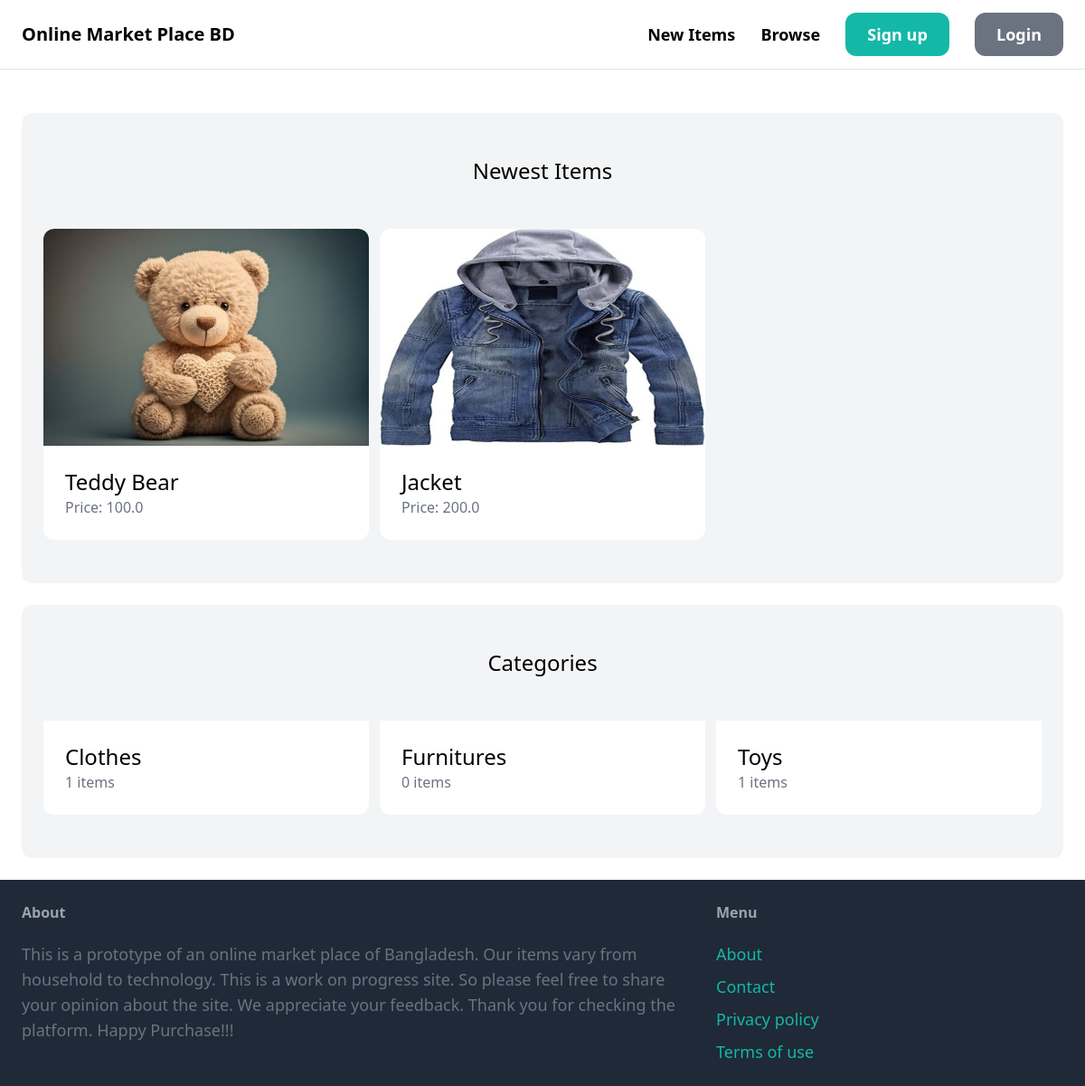
Before: / with the older database file.
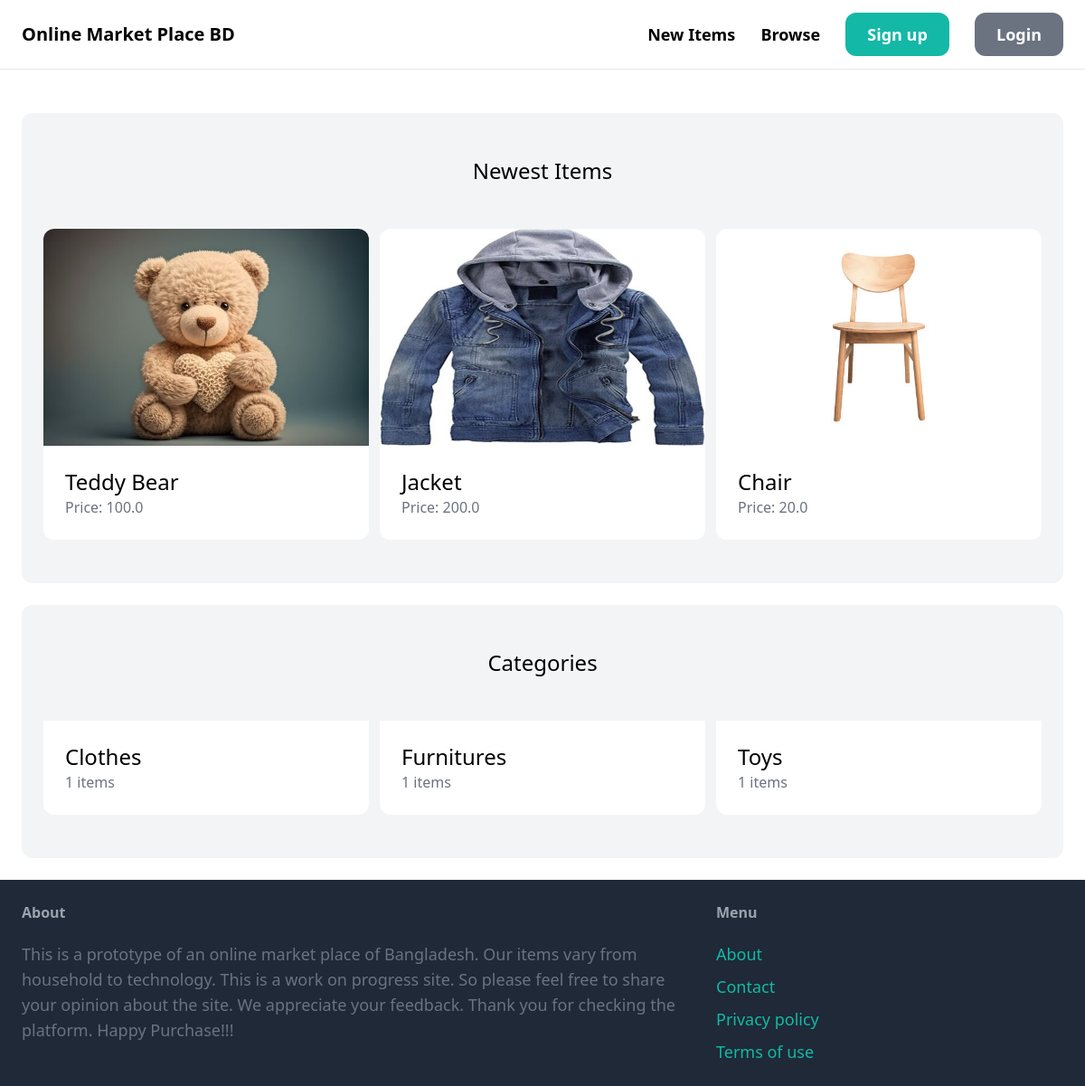
After: the same page with the newer database file.
### item/models.py (models this page shows, shortened)
class Item(models.Model):
    category = models.ForeignKey(Category, related_name='items', on_delete = models.CASCADE)
    name = models.CharField(max_length = 255)
    description = models.TextField(blank=True, null=True)
    price = models.FloatField()
    image = models.ImageField(upload_to='item_images', blank=True, null=True)
    id_sold = models.BooleanField(default=False)
    created_by = models.ForeignKey(User, related_name='items', on_delete=models.CASCADE)
    created_at = models.DateTimeField(auto_now_add=True)

class Category(models.Model):
    name = models.CharField(max_length = 255)
    class Meta:
        ordering = ('name',)
        verbose_name_plural = 'Categories'

### core/views.py (the view)
# urls.py: path('', index, name='index'),
def index(request):
    items = Item.objects.filter(id_sold = False)[0:6]
    categories = Category.objects.all()
    return render(request, 'core/index.html', {
        'categories': categories,
        'items': items,
    })

### core/templates/core/index.html (shortened to what this page needs)
{% extends 'core/base.html' %}
{% block content %}
    <div class="mt-6 px-6 py-12 bg-gray-100 rounded-xl">
        <h2 class="mb-12 text-2xl text-center">Newest Items</h2>
        <div class="grid grid-cols-3 gap-3">
            {% for item in items %}
                <div>
                    <a href="#">
                        <div>
                            <img src="{{ item.image.url }}" class="rounded-t-xl">
                        </div>
                        <div class="p-6 bg-white rounded-b-xl">
                            <h2 class="text-2xl">{{ item.name }}</h2>
                            <p class="text-gray-500">Price: {{ item.price }}</p>
                        </div>
                    </a>
                </div>
            {% endfor %}
        </div>
    </div>
    <div class="mt-6 px-6 py-12 bg-gray-100 rounded-xl">
        <h2 class="mb-12 text-2xl text-center">Categories</h2>
        <div class="grid grid-cols-3 gap-3">
            {% for category in categories %}
            <div>
                <a href="#">
                    <div class="p-6 bg-white rounded-b-xl">
                        <h2 class="text-2xl">{{ category.name }}</h2>
                        <p class="text-gray-500">{{ category.items.count }} items</p>
                    </div>
                </a>
            </div>
            {% endfor %}
        </div>
    </div>
{% endblock %}

### core/templates/core/base.html (shortened to what this page needs)
<!DOCTYPE html>
<html lang="en">
  <head>
    <script src="https://cdn.tailwindcss.com"></script>
  </head>
  <body>
    <nav class="py-6 px-6 flex justify-between items-center border-b border-gray-200">
        <a href="/" class="text-xl font-semibold">Online Market Place BD</a>
        <div class="space-x-6">
          <a href="#" class="text-lg font-semibold hover:text-gray-500">New Items</a>
          <a href="#" class="text-lg font-semibold hover:text-gray-500">Browse</a>
          <a href="#" class="px-6 py-3 text-lg font-semibold bg-teal-500 text-white rounded-xl hover:bg-teal-700">Sign up</a>
          <a href="#" class="px-6 py-3 text-lg font-semibold bg-gray-500 text-white rounded-xl hover:bg-gray-700">Login</a>
        </div>
    </nav>
    <div class="px-6 py-6">{% block content %} {% endblock %}</div>
    <footer class="py-6 px-6 flex justify-between bg-gray-800">
      <div class="w-2/3 pr-10">
        <h3 class="mb-5 font-semibold text-gray-400">About</h3>
        <p class="text-lg text-gray-500">This is a prototype of an online market place of Bangladesh. Our items vary from household to technology. This is a work on progress site. So please feel free to share your opinion about the site. We appreciate your feedback. Thank you for checking the platform. Happy Purchase!!!</p>
      </div>
      <div class="w-1/3">
        <h3 class="mb-5 font-semibold text-gray-400">Menu</h3>
        <ul class="space-y-2">
          <li><a href="#" class="text-lg text-teal-500 hover:text-teal-700">About</a></li>
          <li><a href="{% url 'contact' %}" class="text-lg text-teal-500 hover:text-teal-700">Contact</a></li>
          <li><a href="#" class="text-lg text-teal-500 hover:text-teal-700">Privacy policy</a></li>
          <li><a href="#" class="text-lg text-teal-500 hover:text-teal-700">Terms of use</a></li>
        </ul>
      </div>
    </footer>
  </body>
</html>

Changed rows visible on the page:
added Item: image (picture), name "Chair", price "20.0"
computed for Category "Furnitures": items.count "0" → "1"
